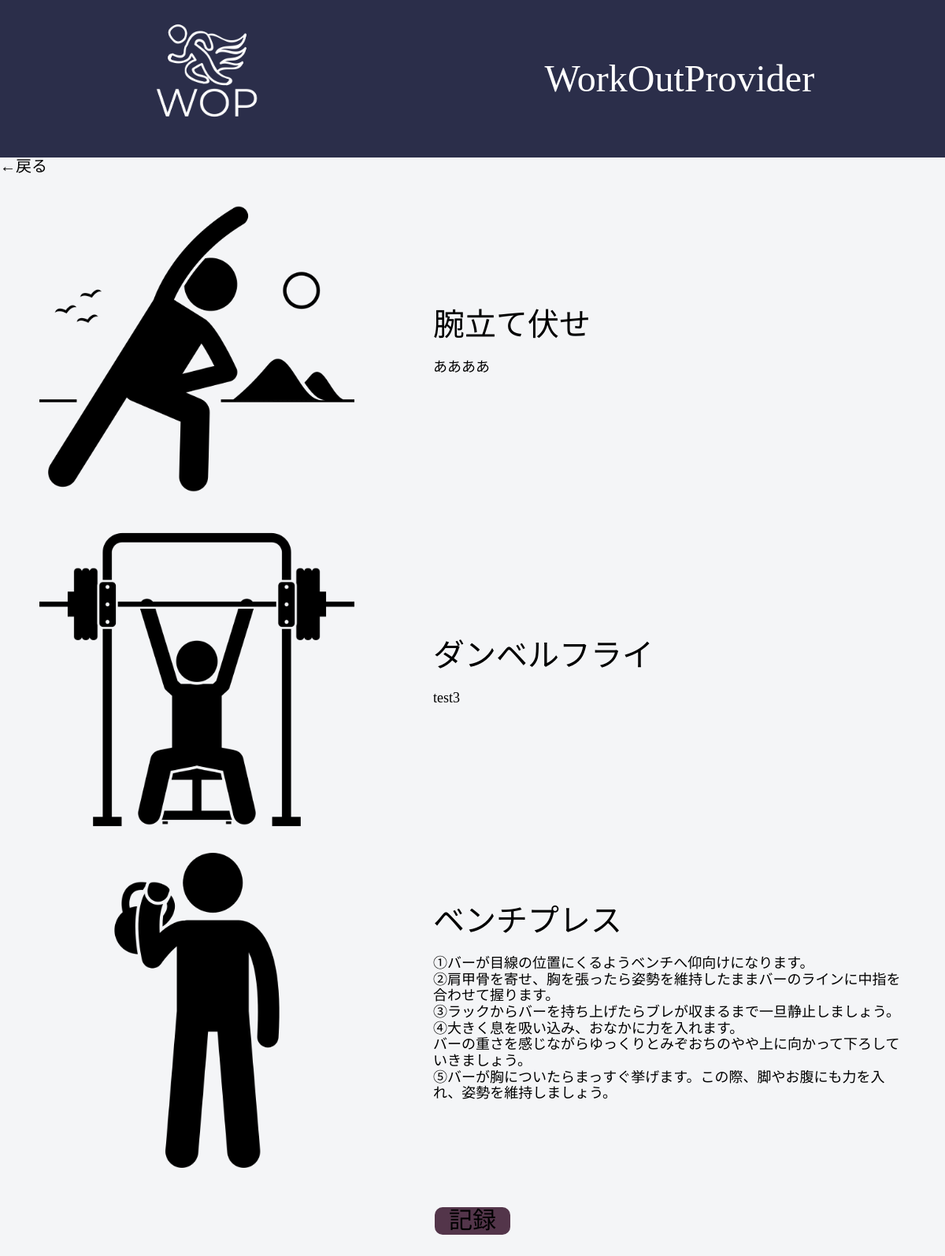
The page /workout/training/1 (signed in) on the database its author committed.
### workout/models.py (models this page shows, shortened)
class Training(models.Model):
    part_num = models.ForeignKey(BodyPart, on_delete=models.CASCADE, related_name='training')
    name = models.CharField(max_length=255)
    description = models.TextField()

### workout/views.py (the view)
# urls.py: path('training/<int:bodyparts>', views.TrainingView.as_view(), name='training'),
class TrainingView(LoginRequiredMixin, TemplateView):
    template_name = 'workout/training.html'
    def get(self, request, bodyparts):
        training = BodyPart.objects.get(part_num=bodyparts)
        test = training.training.filter(part_num=bodyparts).order_by("?")[:3]
        context = {
            "trainings": test
        }
        return render(request, self.template_name, context)

### templates/workout/training.html (shortened to what this page needs)
{% extends './base.html' %}
{% load static %}
{% load widget_tweaks %}
{% block content %}
<div class="back-btn"><a href="{% url 'workout:choicetraining' %}">&#8592;戻る</a></div>
  {% for training in trainings %}
  {% if forloop.counter == 1 %}
  <div class="exercise">
    <p>
      <img class="training_img" src="{% static 'images/exercise1.png' %}"  alt="">
    </p>
    <div class="description">
      <h1>{{ training.name }}</h1>
      <p>{{ training.description  | linebreaksbr }}</p>
    </div>
  </div>
  {% endif %}
  {% if forloop.counter == 2 %}
  <div class="exercise">
    <p>
      <img class="training_img" src="{% static 'images/exercise2.png' %}"  alt="">
    </p>
    <div class="description">
      <h1>{{ training.name }}</h1>
      <p>{{ training.description  | linebreaksbr }}</p>
    </div>
  </div>
  {% endif %}
  {% if forloop.counter == 3 %}
  <div class="exercise">
    <p>
      <img class="training_img" src="{% static 'images/exercise3.png' %}"  alt="">
    </p>
    <div class="description">
      <h1>{{ training.name }}</h1>
      <p>{{ training.description  | linebreaksbr }}</p>
    </div>
  </div>
  {% endif %}
  {% endfor %}
  <div class="record">
    <a href="{% url 'workout:question' %}"><button type="submit" class="exercise-record">記録</button></a>
  </div>
{% endblock content %}

### static/css/style.css (style rules this page uses)
body { background-color: #F4F5F7; }
.back-btn { text-align: left; color: black; cursor: pointer; font-size: 20px; }
.training_img { height: 100px; }
.exercise { display: flex; align-items: center; justify-content: space-around; margin-top: 20px; }
.exercise img { height: 400px; }
.description { width: 50%; text-align: left; }
.description h1 { font-size: 40px; margin-bottom: 20px; }
.description p { font-size: 18px; margin-bottom: 20px; }
.exercise-record { background-color: #53354A; width: 8%; border-radius: 10px; cursor: pointer; margin: 0 auto; font-size: 30px; margin-bottom: 50px; text-align: center; margin: 0 auto; }
.record { text-align: center; margin-top: 50px; margin-bottom: 70px; }

### rows shown on the page
Training: name "腕立て伏せ", description "ああああ"
Training: name "ダンベルフライ", description "test3"
Training: name "ベンチプレス", description "①バーが目線の位置にくるようベンチへ仰向けになります。 ②肩甲骨を寄せ、胸を張ったら姿勢を維持したままバーのラインに中指を合わせて握ります。 ③ラックからバーを持ち上げたらブレが収まるまで一旦静止しましょう。 ④大きく息を吸い込み、おなかに力を入れます。 バーの重さを感じながらゆっくりとみぞおちのやや上に向かって下ろしていきましょう。 ⑤バーが胸についたらまっすぐ挙げます。この際、脚やお腹にも力を入れ、姿勢を維持しましょう。"
